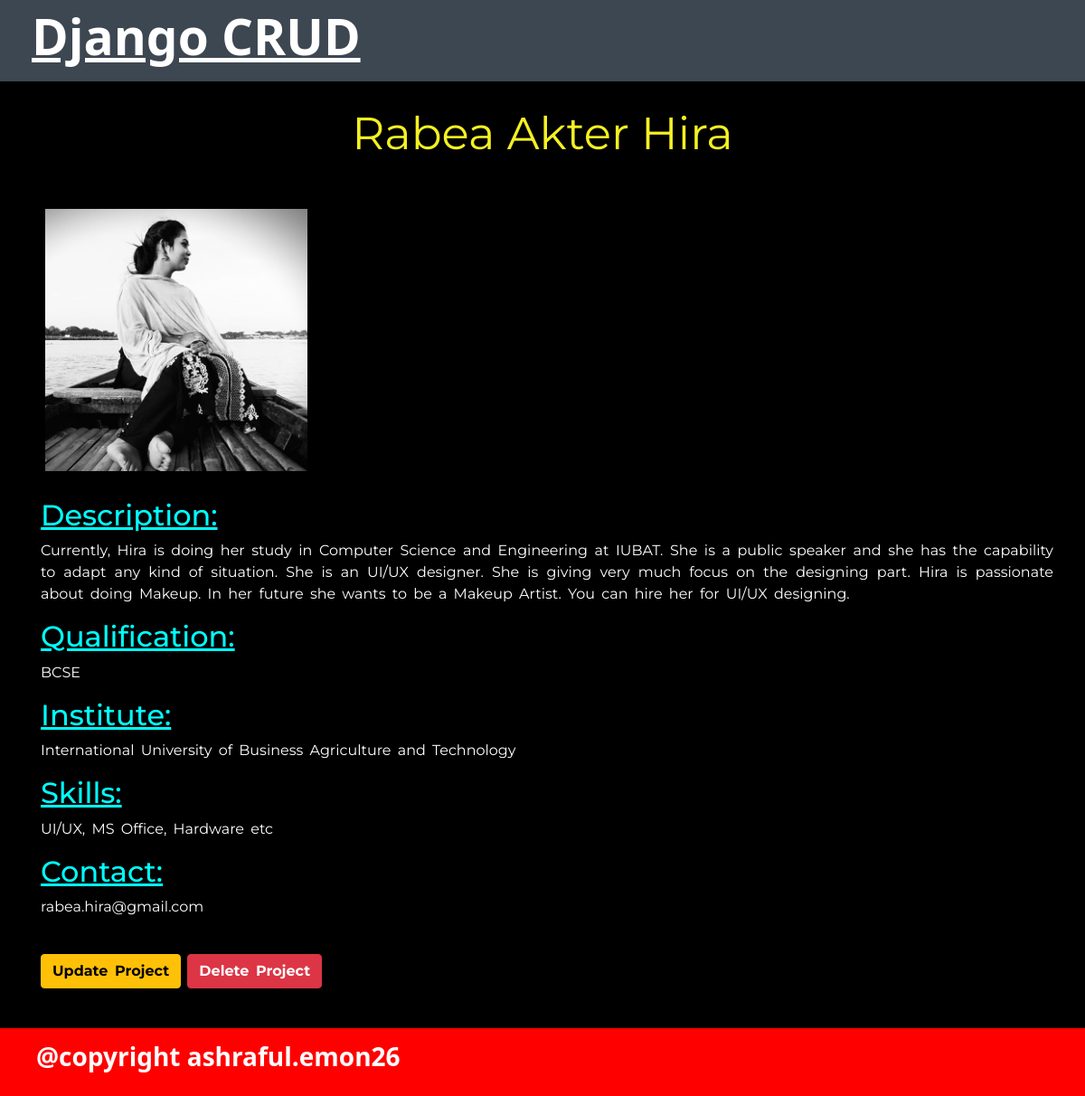
The page /project/8e7ef2ee-7c07-4883-a02e-69db2538bf85/ on the database its author committed.
### projects/models.py (models this page shows, shortened)
class Project(models.Model):
    title = models.CharField(max_length = 100)
    bio = models.CharField(max_length = 150, null = True, blank = True)
    description = models.TextField(null = True, blank = True)
    qualification = models.CharField(max_length = 150, null = True, blank = True)
    institute = models.CharField(max_length = 150, null = True, blank = True)
    skils = models.CharField(max_length = 150, null = True, blank = True)
    contact = models.CharField(max_length = 60, null = True, blank = True)
    featured_image = models.ImageField(null = True, blank = True, default= "default.jpg")
    tag = models.ManyToManyField('Tag', blank=True)
    id = models.UUIDField(default= uuid.uuid4, unique = True, primary_key = True, editable = "False")

### projects/views.py (the view)
# urls.py: path('project/<str:pk>/', views.project, name="project"),
def project(request, pk):
    projectobj = Project.objects.get(id=pk)
    tags = projectobj.tag.all()
    return render(request, 'pages/single-project.html', {'project':projectobj, 'tag':tags})

### projects/templates/pages/single-project.html
{% extends 'main.html' %}
{% block content %}
<body>
    <div class="single-project">
        <div class="project-title">
            <p>{{project.title}}</p>
        </div>
        <div class="project-image">
            <img src="{{project.featured_image.url}}" alt="Image">
        </div>
        <div class="details">
            <div class="description">
                <h2 style="color: aqua; text-decoration:underline;">Description: </h2>
                <p>{{project.description}}</p>
            </div>
            <div class="qualification">
                <h2 style="color: aqua; text-decoration:underline;">Qualification: </h2>
                <p>{{project.qualification}}</p>
            </div>
            <div class="institute">
                <h2 style="color: aqua; text-decoration:underline;">Institute: </h2>
                <p>{{project.institute}}</p>
            </div>
            <div class="skils">
                <h2 style="color: aqua; text-decoration:underline;">Skills: </h2>
                <p>{{project.skils}}</p>
            </div>
            <div class="contact">
                <h2 style="color: aqua; text-decoration:underline;">Contact: </h2>
                <p>{{project.contact}}</p>
            </div>
            <div class="button">
                <br>
                <a href="{% url 'update-project' project.id %}" class="btn btn-warning"> <b>Update Project</b> </a>
                <a href="{% url 'delete-project' project.id %}" class="btn btn-danger"> <b>Delete Project</b> </a>
                <br> <br>
            </div>
        </div>
    </div>
</body>
</html>
{% endblock content %}

### static/style/main.css (style rules this page uses)
body { font-family: -apple-system, BlinkMacSystemFont, 'Segoe UI', Roboto, Oxygen, Ubuntu, Cantarell, 'Open Sans', 'Helvetica Neue', sans-serif ; }

### static/style/single-project.css (style rules this page uses)
.single-project { background-color:black; color: white; font-family: 'Montserrat', sans-serif; padding: 20px; }
.details { margin-left: 25px; margin-right: 15px; word-spacing: 3px; text-align: justify; }
.project-title { font-size: 50px; text-align: center; color:rgb(243, 240, 35); }
.single-project img { width: 100%; height: auto; padding: 30px; }
.project-image { max-width: 350px; border-radius: 50%; }

### static/style/navv.css (style rules this page uses)
* { padding: 0; margin: 0; text-decoration: none; list-style: none; box-sizing: border-box; }
body { font-family: 'Montserrat', sans-serif; }

### static/style/project-form.css (style rules this page uses)
* { box-sizing: border-box; }

### rows shown on the page
Project: title "Rabea Akter Hira", featured_image (picture), description "Currently, Hira is doing her study in Computer Science and Engineering at IUBAT. She is a public speaker and she has the capability to adapt any kind of situation. She is an UI/UX designer. She is giving very much focus on the designing part. Hira is passionate about doing Makeup. In her future she wants to be a Makeup Artist. You can hire her for UI/UX designing.", qualification "BCSE", institute "International University of Business Agriculture and Technology", skils "UI/UX, MS Office, Hardware etc", contact "rabea.hira@gmail.com"
